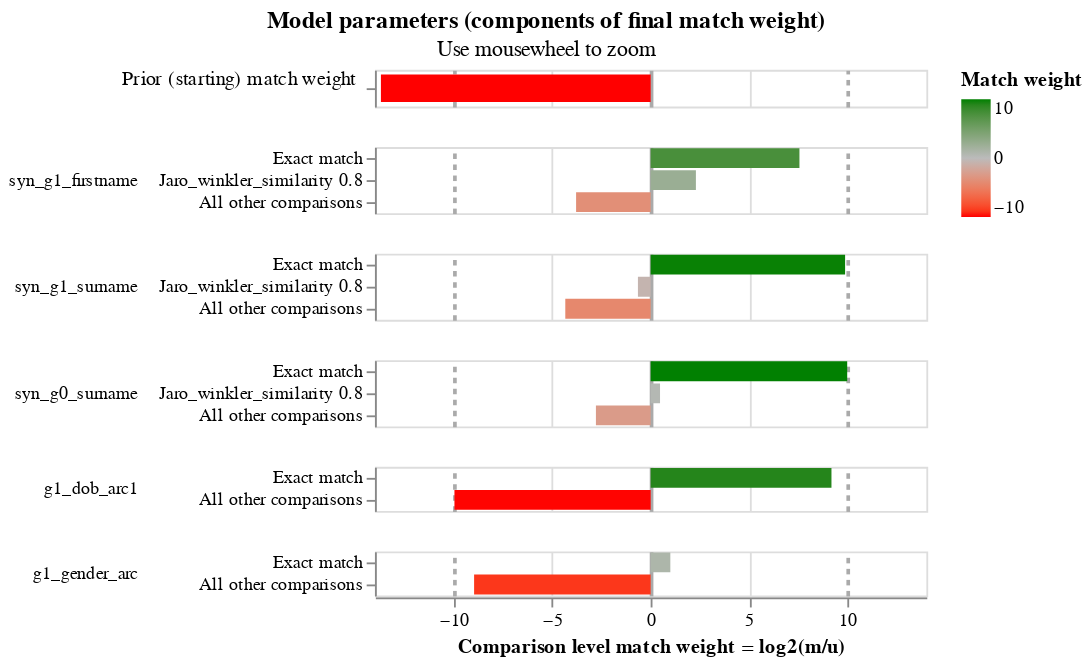

This figure's notebook cell:
### Code cell
linker.match_weights_chart()

### Figure 1 — Vega-Lite specification as saved in the notebook (floating-point values rounded to 4 significant figures)
{"config": {"view": {"continuousWidth": 300, "continuousHeight": 300, "discreteHeight": 60, "discreteWidth": 400}, "header": {"title": null}, "mark": {"tooltip": null}, "title": {"anchor": "middle"}}, "vconcat": [{"mark": {"type": "bar", "clip": true, "height": 15}, "encoding": {"color": {"field": "log2_bayes_factor", "scale": {"domain": [-10, 0, 10], "interpolate": "lab", "range": ["red", "#bbbbbb", "green"]}, "title": "Match weight", "type": "quantitative"}, "tooltip": [{"field": "comparison_name", "title": "Comparison name", "type": "nominal"}, {"field": "probability_two_random_records_match", "format": ".4f", "title": "Probability two random records match", "type": "nominal"}, {"field": "log2_bayes_factor", "format": ",.4f", "title": "Equivalent match weight", "type": "quantitative"}, {"field": "bayes_factor_description", "title": "Match weight description", "type": "nominal"}], "x": {"axis": {"domain": false, "gridColor": {"condition": {"test": "abs(datum.value / 10)  <= 1 & datum.value % 10 === 0", "value": "#aaa"}, "value": "#ddd"}, "gridDash": {"condition": {"test": "abs(datum.value / 10) == 1", "value": [3]}, "value": null}, "gridWidth": {"condition": {"test": "abs(datum.value / 10)  <= 1 & datum.value % 10 === 0", "value": 2}, "value": 1}, "labels": false, "ticks": false, "title": ""}, "field": "log2_bayes_factor", "scale": {"domain": [-14, 14]}, "type": "quantitative"}, "y": {"axis": {"title": "Prior (starting) match weight", "titleAlign": "right", "titleAngle": 0, "titleFontWeight": "normal"}, "field": "label_for_charts", "sort": {"field": "comparison_vector_value", "order": "descending"}, "type": "nominal"}}, "height": 20, "transform": [{"filter": "(datum.comparison_name == 'probability_two_random_records_match')"}]}, {"mark": {"type": "bar", "clip": true}, "encoding": {"color": {"field": "log2_bayes_factor", "scale": {"domain": [-10, 0, 10], "interpolate": "lab", "range": ["red", "#bbbbbb", "green"]}, "title": "Match weight", "type": "quantitative"}, "row": {"field": "comparison_name", "header": {"labelAlign": "left", "labelAnchor": "middle", "labelAngle": 0}, "sort": {"field": "comparison_sort_order"}, "type": "nominal"}, "tooltip": [{"field": "comparison_name", "title": "Comparison name", "type": "nominal"}, {"field": "label_for_charts", "title": "Label", "type": "ordinal"}, {"field": "sql_condition", "title": "SQL condition", "type": "nominal"}, {"field": "m_probability", "format": ".4f", "title": "M probability", "type": "quantitative"}, {"field": "u_probability", "format": ".4f", "title": "U probability", "type": "quantitative"}, {"field": "bayes_factor", "format": ",.4f", "title": "Bayes factor = m/u", "type": "quantitative"}, {"field": "log2_bayes_factor", "format": ",.4f", "title": "Match weight = log2(m/u)", "type": "quantitative"}, {"field": "bayes_factor_description", "title": "Match weight description", "type": "nominal"}], "x": {"axis": {"gridColor": {"condition": {"test": "abs(datum.value / 10)  <= 1 & datum.value % 10 === 0", "value": "#aaa"}, "value": "#ddd"}, "gridDash": {"condition": {"test": "abs(datum.value / 10) == 1", "value": [3]}, "value": null}, "gridWidth": {"condition": {"test": "abs(datum.value / 10)  <= 1 & datum.value % 10 === 0", "value": 2}, "value": 1}, "title": "Comparison level match weight = log2(m/u)"}, "field": "log2_bayes_factor", "scale": {"domain": [-14, 14]}, "type": "quantitative"}, "y": {"axis": {"title": null}, "field": "label_for_charts", "sort": {"field": "comparison_vector_value", "order": "descending"}, "type": "nominal"}}, "height": {"step": 12}, "resolve": {"axis": {"y": "independent"}, "scale": {"y": "independent"}}, "transform": [{"filter": "(datum.comparison_name != 'probability_two_random_records_match')"}]}], "data": {"name": "data-837f7829ba510faec3fe0b48c0650260"}, "params": [{"name": "mouse_zoom", "select": {"type": "interval", "encodings": ["x"]}, "bind": "scales", "views": []}], "resolve": {"axis": {"y": "independent"}, "scale": {"y": "independent"}}, "title": {"text": "Model parameters (components of final match weight)", "subtitle": "Use mousewheel to zoom"}, "$schema": "https://vega.github.io/schema/vega-lite/v5.9.3.json", "datasets": {"data-837f7829ba510faec3fe0b48c0650260": [{"comparison_name": "probability_two_random_records_match", "sql_condition": null, "label_for_charts": "", "m_probability": null, "u_probability": null, "m_probability_description": null, "u_probability_description": null, "has_tf_adjustments": false, "tf_adjustment_column": null, "tf_adjustment_weight": null, "is_null_level": false, "bayes_factor": 7.53e-05, "log2_bayes_factor": -13.7, "comparison_vector_value": 0, "max_comparison_vector_value": 0, "bayes_factor_description": "The probability that two random records drawn at random match is 0.000 or one in  13,281.0 records.This is equivalent to a starting match weight of -13.697.", "probability_two_random_records_match": 7.53e-05, "comparison_sort_order": -1}, {"comparison_name": "syn_g1_firstname", "sql_condition": "syn_g1_firstname_l = syn_g1_firstname_r", "label_for_charts": "Exact match", "m_probability": 0.8998, "u_probability": 0.004784, "m_probability_description": "Amongst matching record comparisons, 89.98% of records are in the exact match comparison level", "u_probability_description": "Amongst non-matching record comparisons, 0.48% of records are in the exact match comparison level", "has_tf_adjustments": false, "tf_adjustment_column": null, "tf_adjustment_weight": 1.0, "is_null_level": false, "bayes_factor": 188.1, "log2_bayes_factor": 7.555, "comparison_vector_value": 2, "max_comparison_vector_value": 2, "bayes_factor_description": "If comparison level is `exact match` then comparison is 188.09 times more likely to be a match", "probability_two_random_records_match": 7.53e-05, "comparison_sort_order": 0}, {"comparison_name": "syn_g1_firstname", "sql_condition": "jaro_winkler_similarity(\"syn_g1_firstname_l\", \"syn_g1_firstname_r\") >= 0.8", "label_for_charts": "Jaro_winkler_similarity 0.8", "m_probability": 0.02852, "u_probability": 0.005801, "m_probability_description": "Amongst matching record comparisons, 2.85% of records are in the jaro_winkler_similarity 0.8 comparison level", "u_probability_description": "Amongst non-matching record comparisons, 0.58% of records are in the jaro_winkler_similarity 0.8 comparison level", "has_tf_adjustments": false, "tf_adjustment_column": null, "tf_adjustment_weight": 1.0, "is_null_level": false, "bayes_factor": 4.916, "log2_bayes_factor": 2.298, "comparison_vector_value": 1, "max_comparison_vector_value": 2, "bayes_factor_description": "If comparison level is `jaro_winkler_similarity 0.8` then comparison is 4.92 times more likely to be a match", "probability_two_random_records_match": 7.53e-05, "comparison_sort_order": 0}, {"comparison_name": "syn_g1_firstname", "sql_condition": "ELSE", "label_for_charts": "All other comparisons", "m_probability": 0.07171, "u_probability": 0.9894, "m_probability_description": "Amongst matching record comparisons, 7.17% of records are in the all other comparisons comparison level", "u_probability_description": "Amongst non-matching record comparisons, 98.94% of records are in the all other comparisons comparison level", "has_tf_adjustments": false, "tf_adjustment_column": null, "tf_adjustment_weight": 1.0, "is_null_level": false, "bayes_factor": 0.07248, "log2_bayes_factor": -3.786, "comparison_vector_value": 0, "max_comparison_vector_value": 2, "bayes_factor_description": "If comparison level is `all other comparisons` then comparison is  13.80 times less likely to be a match", "probability_two_random_records_match": 7.53e-05, "comparison_sort_order": 0}, {"comparison_name": "syn_g1_surname", "sql_condition": "syn_g1_surname_l = syn_g1_surname_r", "label_for_charts": "Exact match", "m_probability": 0.9481, "u_probability": 0.00101, "m_probability_description": "Amongst matching record comparisons, 94.81% of records are in the exact match comparison level", "u_probability_description": "Amongst non-matching record comparisons, 0.10% of records are in the exact match comparison level", "has_tf_adjustments": false, "tf_adjustment_column": null, "tf_adjustment_weight": 1.0, "is_null_level": false, "bayes_factor": 938.4, "log2_bayes_factor": 9.874, "comparison_vector_value": 2, "max_comparison_vector_value": 2, "bayes_factor_description": "If comparison level is `exact match` then comparison is 938.36 times more likely to be a match", "probability_two_random_records_match": 7.53e-05, "comparison_sort_order": 1}, {"comparison_name": "syn_g1_surname", "sql_condition": "jaro_winkler_similarity(\"syn_g1_surname_l\", \"syn_g1_surname_r\") >= 0.8", "label_for_charts": "Jaro_winkler_similarity 0.8", "m_probability": 0.00256, "u_probability": 0.004007, "m_probability_description": "Amongst matching record comparisons, 0.26% of records are in the jaro_winkler_similarity 0.8 comparison level", "u_probability_description": "Amongst non-matching record comparisons, 0.40% of records are in the jaro_winkler_similarity 0.8 comparison level", "has_tf_adjustments": false, "tf_adjustment_column": null, "tf_adjustment_weight": 1.0, "is_null_level": false, "bayes_factor": 0.6389, "log2_bayes_factor": -0.6464, "comparison_vector_value": 1, "max_comparison_vector_value": 2, "bayes_factor_description": "If comparison level is `jaro_winkler_similarity 0.8` then comparison is  1.57 times less likely to be a match", "probability_two_random_records_match": 7.53e-05, "comparison_sort_order": 1}, {"comparison_name": "syn_g1_surname", "sql_condition": "ELSE", "label_for_charts": "All other comparisons", "m_probability": 0.04932, "u_probability": 0.995, "m_probability_description": "Amongst matching record comparisons, 4.93% of records are in the all other comparisons comparison level", "u_probability_description": "Amongst non-matching record comparisons, 99.50% of records are in the all other comparisons comparison level", "has_tf_adjustments": false, "tf_adjustment_column": null, "tf_adjustment_weight": 1.0, "is_null_level": false, "bayes_factor": 0.04957, "log2_bayes_factor": -4.334, "comparison_vector_value": 0, "max_comparison_vector_value": 2, "bayes_factor_description": "If comparison level is `all other comparisons` then comparison is  20.17 times less likely to be a match", "probability_two_random_records_match": 7.53e-05, "comparison_sort_order": 1}, {"comparison_name": "syn_g0_surname", "sql_condition": "syn_g0_surname_l = syn_g0_surname_r", "label_for_charts": "Exact match", "m_probability": 0.8501, "u_probability": 0.0008413, "m_probability_description": "Amongst matching record comparisons, 85.01% of records are in the exact match comparison level", "u_probability_description": "Amongst non-matching record comparisons, 0.08% of records are in the exact match comparison level", "has_tf_adjustments": false, "tf_adjustment_column": null, "tf_adjustment_weight": 1.0, "is_null_level": false, "bayes_factor": 1010.0, "log2_bayes_factor": 9.981, "comparison_vector_value": 2, "max_comparison_vector_value": 2, "bayes_factor_description": "If comparison level is `exact match` then comparison is 1,010.39 times more likely to be a match", "probability_two_random_records_match": 7.53e-05, "comparison_sort_order": 2}, {"comparison_name": "syn_g0_surname", "sql_condition": "jaro_winkler_similarity(\"syn_g0_surname_l\", \"syn_g0_surname_r\") >= 0.8", "label_for_charts": "Jaro_winkler_similarity 0.8", "m_probability": 0.004894, "u_probability": 0.003518, "m_probability_description": "Amongst matching record comparisons, 0.49% of records are in the jaro_winkler_similarity 0.8 comparison level", "u_probability_description": "Amongst non-matching record comparisons, 0.35% of records are in the jaro_winkler_similarity 0.8 comparison level", "has_tf_adjustments": false, "tf_adjustment_column": null, "tf_adjustment_weight": 1.0, "is_null_level": false, "bayes_factor": 1.391, "log2_bayes_factor": 0.4763, "comparison_vector_value": 1, "max_comparison_vector_value": 2, "bayes_factor_description": "If comparison level is `jaro_winkler_similarity 0.8` then comparison is 1.39 times more likely to be a match", "probability_two_random_records_match": 7.53e-05, "comparison_sort_order": 2}, {"comparison_name": "syn_g0_surname", "sql_condition": "ELSE", "label_for_charts": "All other comparisons", "m_probability": 0.145, "u_probability": 0.9956, "m_probability_description": "Amongst matching record comparisons, 14.50% of records are in the all other comparisons comparison level", "u_probability_description": "Amongst non-matching record comparisons, 99.56% of records are in the all other comparisons comparison level", "has_tf_adjustments": false, "tf_adjustment_column": null, "tf_adjustment_weight": 1.0, "is_null_level": false, "bayes_factor": 0.1457, "log2_bayes_factor": -2.779, "comparison_vector_value": 0, "max_comparison_vector_value": 2, "bayes_factor_description": "If comparison level is `all other comparisons` then comparison is  6.87 times less likely to be a match", "probability_two_random_records_match": 7.53e-05, "comparison_sort_order": 2}, {"comparison_name": "g1_dob_arc1", "sql_condition": "\"g1_dob_arc1_l\" = \"g1_dob_arc1_r\"", "label_for_charts": "Exact match", "m_probability": 1.0, "u_probability": 0.001722, "m_probability_description": "Amongst matching record comparisons, 100.00% of records are in the exact match comparison level", "u_probability_description": "Amongst non-matching record comparisons, 0.17% of records are in the exact match comparison level", "has_tf_adjustments": false, "tf_adjustment_column": null, "tf_adjustment_weight": 1.0, "is_null_level": false, "bayes_factor": 580.7, "log2_bayes_factor": 9.182, "comparison_vector_value": 1, "max_comparison_vector_value": 1, "bayes_factor_description": "If comparison level is `exact match` then comparison is 580.66 times more likely to be a match", "probability_two_random_records_match": 7.53e-05, "comparison_sort_order": 3}, {"comparison_name": "g1_dob_arc1", "sql_condition": "ELSE", "label_for_charts": "All other comparisons", "m_probability": 0.001, "u_probability": 0.9983, "m_probability_description": "Amongst matching record comparisons, 0.10% of records are in the all other comparisons comparison level", "u_probability_description": "Amongst non-matching record comparisons, 99.83% of records are in the all other comparisons comparison level", "has_tf_adjustments": false, "tf_adjustment_column": null, "tf_adjustment_weight": 1.0, "is_null_level": false, "bayes_factor": 0.001002, "log2_bayes_factor": -9.963, "comparison_vector_value": 0, "max_comparison_vector_value": 1, "bayes_factor_description": "If comparison level is `all other comparisons` then comparison is  998.28 times less likely to be a match", "probability_two_random_records_match": 7.53e-05, "comparison_sort_order": 3}, {"comparison_name": "g1_gender_arc", "sql_condition": "\"g1_gender_arc_l\" = \"g1_gender_arc_r\"", "label_for_charts": "Exact match", "m_probability": 1.0, "u_probability": 0.5002, "m_probability_description": "Amongst matching record comparisons, 100.00% of records are in the exact match comparison level", "u_probability_description": "Amongst non-matching record comparisons, 50.02% of records are in the exact match comparison level", "has_tf_adjustments": false, "tf_adjustment_column": null, "tf_adjustment_weight": 1.0, "is_null_level": false, "bayes_factor": 1.999, "log2_bayes_factor": 0.9993, "comparison_vector_value": 1, "max_comparison_vector_value": 1, "bayes_factor_description": "If comparison level is `exact match` then comparison is 2.00 times more likely to be a match", "probability_two_random_records_match": 7.53e-05, "comparison_sort_order": 4}, {"comparison_name": "g1_gender_arc", "sql_condition": "ELSE", "label_for_charts": "All other comparisons", "m_probability": 0.001, "u_probability": 0.4998, "m_probability_description": "Amongst matching record comparisons, 0.10% of records are in the all other comparisons comparison level", "u_probability_description": "Amongst non-matching record comparisons, 49.98% of records are in the all other comparisons comparison level", "has_tf_adjustments": false, "tf_adjustment_column": null, "tf_adjustment_weight": 1.0, "is_null_level": false, "bayes_factor": 0.002001, "log2_bayes_factor": -8.965, "comparison_vector_value": 0, "max_comparison_vector_value": 1, "bayes_factor_description": "If comparison level is `all other comparisons` then comparison is  499.76 times less likely to be a match", "probability_two_random_records_match": 7.53e-05, "comparison_sort_order": 4}]}}
